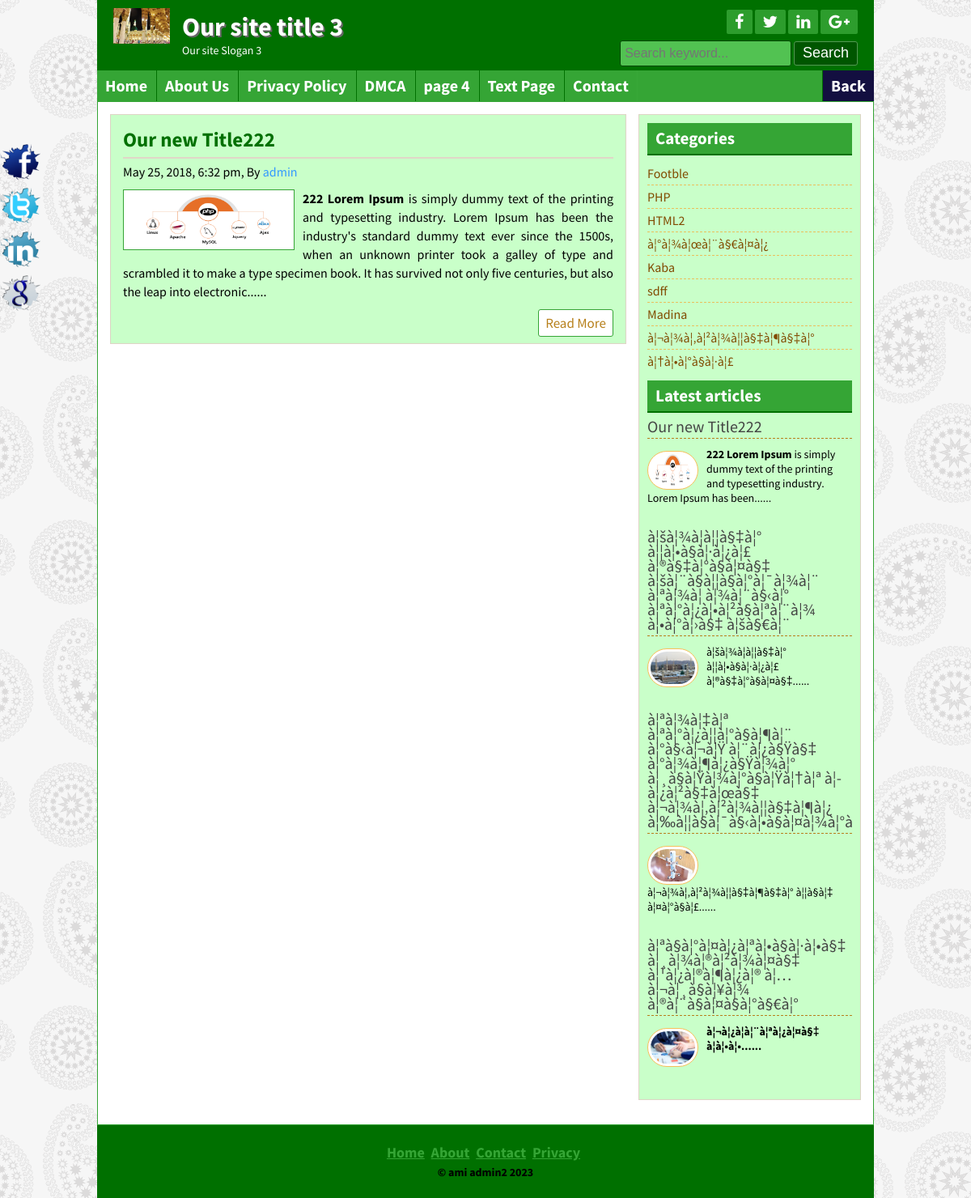
Page /posts.php?category=2 on the committed database.
### tables this page shows
CREATE TABLE IF NOT EXISTS `title_slogan` (
  `id` int(11) NOT NULL AUTO_INCREMENT,
  `title` varchar(255) NOT NULL,
  `slogan` varchar(255) NOT NULL,
  `logo` varchar(255) NOT NULL,
  PRIMARY KEY (`id`)
);

CREATE TABLE IF NOT EXISTS `tbl_social` (
  `id` int(11) NOT NULL AUTO_INCREMENT,
  `fb` varchar(255) NOT NULL,
  `tw` varchar(255) NOT NULL,
  `ln` varchar(255) NOT NULL,
  `gp` varchar(255) NOT NULL,
  PRIMARY KEY (`id`)
);

CREATE TABLE IF NOT EXISTS `tbl_page` (
  `id` int(11) NOT NULL AUTO_INCREMENT,
  `name` varchar(255) NOT NULL,
  `body` text NOT NULL,
  PRIMARY KEY (`id`)
);

CREATE TABLE IF NOT EXISTS `tbl_post` (
  `id` int(11) NOT NULL AUTO_INCREMENT,
  `cat` int(11) NOT NULL,
  `title` varchar(255) NOT NULL,
  `body` text NOT NULL,
  `image` varchar(255) NOT NULL,
  `author` varchar(50) NOT NULL,
  `tags` varchar(255) NOT NULL,
  `date` timestamp NOT NULL DEFAULT CURRENT_TIMESTAMP,
  `userid` int(11) NOT NULL,
  PRIMARY KEY (`id`)
);

CREATE TABLE IF NOT EXISTS `tbl_category` (
  `id` int(11) NOT NULL AUTO_INCREMENT,
  `name` varchar(50) NOT NULL,
  PRIMARY KEY (`id`)
);

CREATE TABLE IF NOT EXISTS `tbl_footer` (
  `id` int(11) NOT NULL AUTO_INCREMENT,
  `note` varchar(255) NOT NULL,
  PRIMARY KEY (`id`)
);

### lib/Database.php (called while the page is built, shortened)
<?php
Class Database{
	public $host   = DB_HOST;
	public $user   = DB_USER;
	public $pass   = DB_PASS;
	public $dbname = DB_NAME;
	public $link;
	private function connectDB(){
	$this->link = new mysqli($this->host, $this->user, $this->pass, $this->dbname);
 }
	public function select($query){
		$result = $this->link->query($query) or die($this->link->error.__LINE__);
		if($result->num_rows > 0){
			return $result;
		} else {
			return false;
		}
	}
}

### helpers/Format.php (called while the page is built, shortened)
<?php
class Format{
	public function formatDate($date){
		return date('F j, Y, g:i a', strtotime($date));
	}
	public function textShorten($text, $limit = 400){
		$text = $text. " ";
		$text = substr($text, 0, $limit);
		$text = substr($text, 0, strrpos($text, ' '));
		$text = $text."......";
		return $text;
	}
}
?>

### posts.php (the view)
<?php include 'inc/header.php';?>
<?php
$category = mysqli_real_escape_string($db->link, $_GET['category']);
	if (!isset($category) || $category == NULL){
		header("Location: 404.php");
	}else {
		$id = $category;
	}
?>
<div class="contentsection contemplete clear">
	<div class="maincontent clear">
<?php
	$query = "select * from tbl_post where cat=$id";
	$post  = $db->select($query);
	if ($post) {
		while ($result = $post->fetch_assoc()){
?>
	<div class="samepost clear">
		<h2><a href="post.php?id=<?php echo $result['id']; ?>"><?php echo $result['title']; ?></a></h2>
		<h4><?php echo $fm->formatDate($result['date']); ?>, By <a href="#"><?php echo $result['author']; ?></a></h4>
		 <a href="#"><img src="admin/<?php echo $result['image']; ?>" alt="post image"/></a>
		<p>
			<?php echo $fm->textShorten($result['body'], 350); ?>
		</p>
		<div class="readmore clear">
			<a href="post.php?id=<?php echo $result['id']; ?>">Read More</a>
		</div>
	</div>
	<?php } } else { ?>
		<h3>No Post Avilable in this category.</h3>
	<?php } ?>
</div>
<?php include 'inc/sidebar.php'?>
<?php include 'inc/footer.php'?>

### inc/header.php (shortened to what this page needs)
<?php include 'lib/Database.php';?>
<?php include 'helpers/Format.php';?>
<?php
	$db = new Database();
	$fm = new Format();
?>
<!DOCTYPE html>
<html>
<head>
	<?php include 'scripts/css.php'; ?>
</head>
<body>
	<div class="headersection templete clear">
		<a href="#">
			<div class="logo">
		<?php
	    $query = "select * from title_slogan where id='1'";
	    $blog_title = $db->select($query);
	    if ($blog_title) {
	       while ($result = $blog_title->fetch_assoc()){
		?>
				<img src="admin/<?php echo $result['logo']; ?>" alt="Logo"/>
				<h2><?php echo $result['title']; ?></h2>
				<p><?php echo $result['slogan']; ?></p>
		<?php } } ?>
			</div>
		</a>
		<div class="social clear">
			<div class="icon clear">
<?php
    $query = "select * from tbl_social where id='1'";
    $socialmedia = $db->select($query);
    if ($socialmedia) {
       while ($result = $socialmedia->fetch_assoc()){
?>
				<a href="<?php echo $result['fb']; ?>" target="_blank"><i class="fa fa-facebook"></i></a>
				<a href="<?php echo $result['tw']; ?>" target="_blank"><i class="fa fa-twitter"></i></a>
				<a href="<?php echo $result['ln']; ?>" target="_blank"><i class="fa fa-linkedin"></i></a>
				<a href="<?php echo $result['gp']; ?>" target="_blank"><i class="fa fa-google-plus"></i></a>
<?php } } ?>
			</div>
			<div class="searchbtn clear">
			<form action="search.php" method="get">
				<input type="text" name="search" placeholder="Search keyword..."/>
				<input type="submit" name="submit" value="Search"/>
			</form>
			</div>
		</div>
	</div>
<div class="navsection templete">
	<?php
		$path = $_SERVER['SCRIPT_FILENAME'];
		$currentpage = basename($path, '.php');
	?>
	<ul>
		<li><a
			<?php if ($currentpage =='index') {echo 'id="active"'; }?>
			href="index.php">Home</a></li>
		<?php
            $query = "select * from tbl_page";
            $pages = $db->select($query);
            if ($pages) {
            while ($result = $pages->fetch_assoc()){
         ?>
        <li><a
			<?php
				if (isset($_GET['pageid']) && $_GET['pageid'] == $result['id']) {
					echo 'id="active"';
				}
			?>
		href="page.php?pageid=<?php echo $result['id']; ?>"><?php echo $result['name']; ?></a></li>
       <?php } } ?>
		<li><a
			<?php if ($currentpage =='contact') {echo 'id="active"'; }?>
			href="contact.php">Contact</a></li>
		<li class="back"><a href="index.php">Back</a></li>
	</ul>
</div>

### inc/sidebar.php
<div class="sidebar clear">
	<div class="samesidebar clear">
		<h2>Categories</h2>
			<ul>
				<?php
					$query = "select * from tbl_category";
					$category = $db->select($query);
					if ($category){
						while ($result = $category->fetch_assoc()) {
				?>
				<li><a href="posts.php?category=<?php echo $result['id']; ?>"><?php echo $result['name']; ?></a></li>
				<?php } } else { ?>
					<li>No Category Created</li>
				<?php } ?>
			</ul>
	</div>
	<div class="samesidebar clear">
		<h2>Latest articles</h2>
		<?php
			$query = "select * from tbl_post limit 5";
			$post = $db->select($query);
			if ($post){
				while ($result = $post->fetch_assoc()) {
		?>
		<div class="popular clear">
			<h3><a href="post.php?id=<?php echo $result['id']; ?>"><?php echo $result['title']; ?></a></h3>
			<a href="post.php?id=<?php echo $result['id']; ?>">
				<img src="admin/<?php echo $result['image']; ?>" alt="post image"/>
			</a>
			<p><?php echo $fm->textShorten($result['body'], 120); ?></p>
		</div>
		<?php } } else { header("Location:404.php");} ?>
	</div>
</div>

### inc/footer.php (shortened to what this page needs)
</div>
	<div class="footersection templete clear">
	  <div class="footermenu clear">
		<ul>
			<li><a href="#">Home</a></li>
			<li><a href="#">About</a></li>
			<li><a href="#">Contact</a></li>
			<li><a href="#">Privacy</a></li>
		</ul>
	  </div>
<?php
    $query = "select * from tbl_footer where id='1'";
    $footernote = $db->select($query);
    if ($footernote) {
       while ($result = $footernote->fetch_assoc()){
?>
	  <p>&copy; <?php echo $result['note']; ?> <?php echo date('Y') ?></p>
<?php } } ?>
	</div>
	<div class="fixedicon clear">
<?php
    $query = "select * from tbl_social where id='1'";
    $socialmedia = $db->select($query);
    if ($socialmedia) {
       while ($result = $socialmedia->fetch_assoc()){
?>
		<a href="<?php echo $result['fb']; ?>" target="_blank"><img src="images/fb.png" alt="Facebook"/></a>
		<a href="<?php echo $result['tw']; ?>" target="_blank"><img src="images/tw.png" alt="Twitter"/></a>
		<a href="<?php echo $result['ln']; ?>" target="_blank"><img src="images/in.png" alt="LinkedIn"/></a>
		<a href="<?php echo $result['gp']; ?>" target="_blank"><img src="images/gl.png" alt="GooglePlus"/></a>
<?php } } ?>
	</div>
</body>
</html>

### theme/green.css (style rules this page uses)
.headersection,.footersection { background: #007000 none repeat scroll 0 0; }
.icon a { background: #2d9d2d none repeat scroll 0 0; }
.searchbtn input[type="text"] { background: #52c252 none repeat scroll 0 0; border: 1px solid #034703; }
.searchbtn input[type="submit"] { border: 1px solid #549854; }
input[type="submit"] { background: #005600 none repeat scroll 0 0; border: 1px solid #52C252; }
.navsection { background: #35a535 none repeat scroll 0 0; }
.navsection ul li { border-left: 1px solid #007000; border-right: 1px solid #38a838; }
.samepost h2 a { color: #007000; }
.maincontent,.sidebar { background: #C9FFC9 none repeat scroll 0 0; }
.samepost img { border: 1px solid #35a535; }
.contentsection { border: 1px solid #34A535; }
.samesidebar h2 { background: #35a535 none repeat scroll 0 0; border-bottom: 2px solid #007000; color: #fff; }
.readmore a { border: 1px solid #35a535; color: $35a535; }
.footermenu ul li a { color: #35a535; }
.samepost h2, .about h2 { color: #007000; }

### rows in the picture
title_slogan: logo (picture), title "Our site title 3", slogan "Our site Slogan 3"
tbl_page: name "About Us"
tbl_page: name "Privacy Policy"
tbl_page: name "DMCA"
tbl_page: name "page 4"
tbl_page: name "Text Page"
tbl_post: title "Our new Title222", date "May 25, 2018, 6:32 pm", author "admin", image (picture), body "222 Lorem Ipsum is simply dummy text of the printing and typesetting industry. Lorem Ipsum has been the industry's standard dummy text ever since the 1500s, when an unknown printer took a galley of type and scrambled it to make a type specimen book. It has survived not only five centuries, but also the leap into electronic......", body "222 Lorem Ipsum is simply dummy text of the printing and typesetting industry. Lorem Ipsum has been......"
tbl_category: name "Footble"
tbl_category: name "PHP"
tbl_category: name "HTML2"
tbl_category: name "à¦°à¦¾à¦œà¦¨à§€à¦¤à¦¿"
tbl_category: name "Kaba"
tbl_category: name "sdff"
tbl_category: name "Madina"
tbl_category: name "à¦¬à¦¾à¦‚à¦²à¦¾à¦¦à§‡à¦¶à§‡à¦°"
tbl_category: name "à¦†à¦•à¦°à§à¦·à¦£"
tbl_post: title "à¦šà¦¾à¦à¦¦à§‡à¦° à¦¦à¦•à§à¦·à¦¿à¦£ à¦®à§‡à¦°à§à¦¤à§‡ à¦šà¦¨à§à¦¦à§à¦°à¦¯à¦¾à¦¨ à¦ªà¦¾à¦ à¦¾à¦¨à§‹à¦° à¦ªà¦°à¦¿à¦•à¦²à§à¦ªà¦¨à¦¾ à¦•à¦°à¦›à§‡ à¦šà§€à¦¨", image (picture), body "à¦šà¦¾à¦à¦¦à§‡à¦° à¦¦à¦•à§à¦·à¦¿à¦£ à¦®à§‡à¦°à§à¦¤à§‡......"
tbl_post: title "à¦ªà¦¾à¦‡à¦ª à¦ªà¦°à¦¿à¦¦à¦°à§à¦¶à¦¨ à¦°à§‹à¦¬à¦Ÿ à¦¨à¦¿à§Ÿà§‡ à¦°à¦¾à¦¶à¦¿à§Ÿà¦¾à¦° à¦¸à§à¦Ÿà¦¾à¦°à§à¦Ÿà¦†à¦ª à¦­à¦¿à¦²à§‡à¦œà§‡ à¦¬à¦¾à¦‚à¦²à¦¾à¦¦à§‡à¦¶à¦¿…", image (picture), body "à¦¬à¦¾à¦‚à¦²à¦¾à¦¦à§‡à¦¶à§‡à¦° à¦¦à§à¦‡ à¦¤à¦°à§à¦£......"
tbl_post: title "à¦ªà§à¦°à¦¤à¦¿à¦ªà¦•à§à¦·à¦•à§‡ à¦¸à¦¾à¦®à¦²à¦¾à¦¤à§‡ à¦¹à¦¿à¦®à¦¶à¦¿à¦® à¦…à¦¬à¦¸à§à¦¥à¦¾ à¦®à¦¨à§à¦¤à§à¦°à§€à¦°", image (picture), body "à¦¬à¦¿à¦à¦¨à¦ªà¦¿à¦¤à§‡ à¦à¦•à¦•......"
tbl_footer: note "ami admin2"
